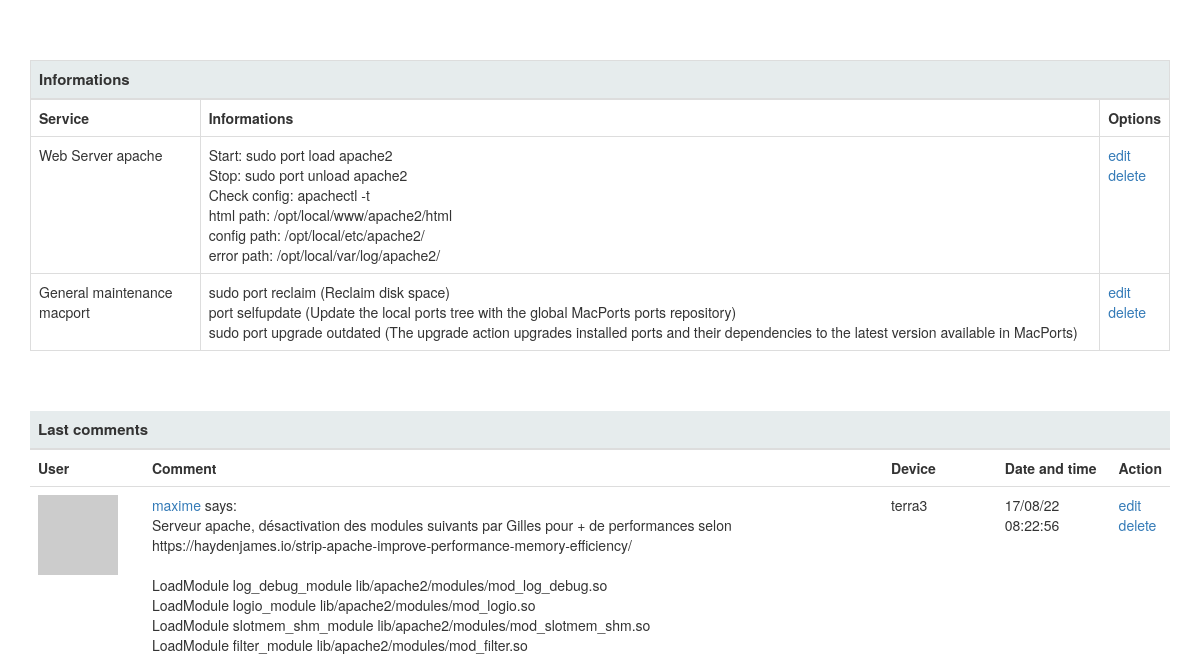
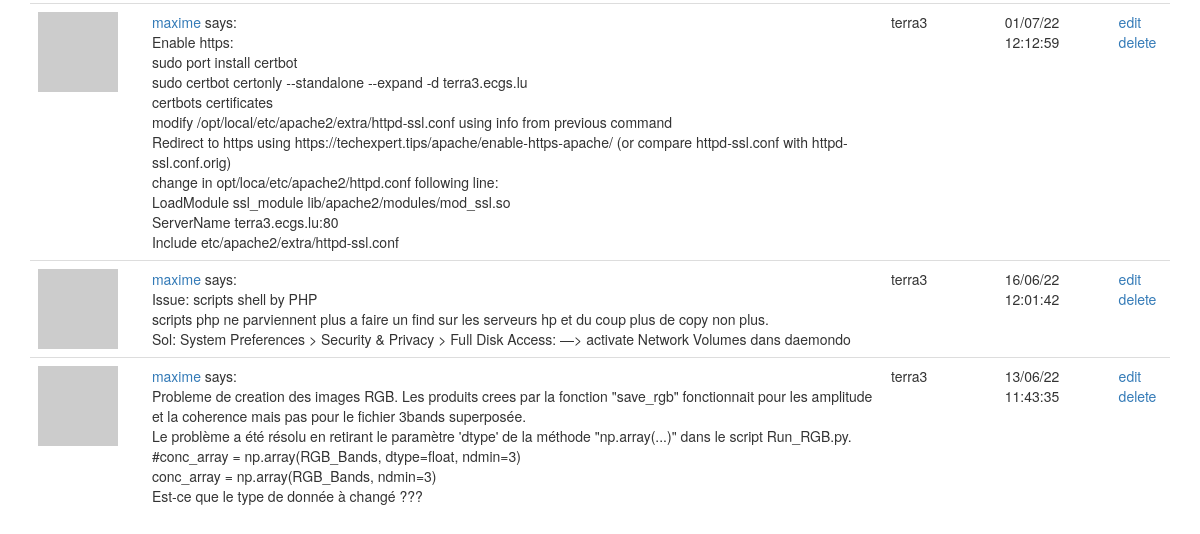
Page /dashboard/terra3 (signed in, lower part) on the earlier database version (2 pictures, top to bottom).
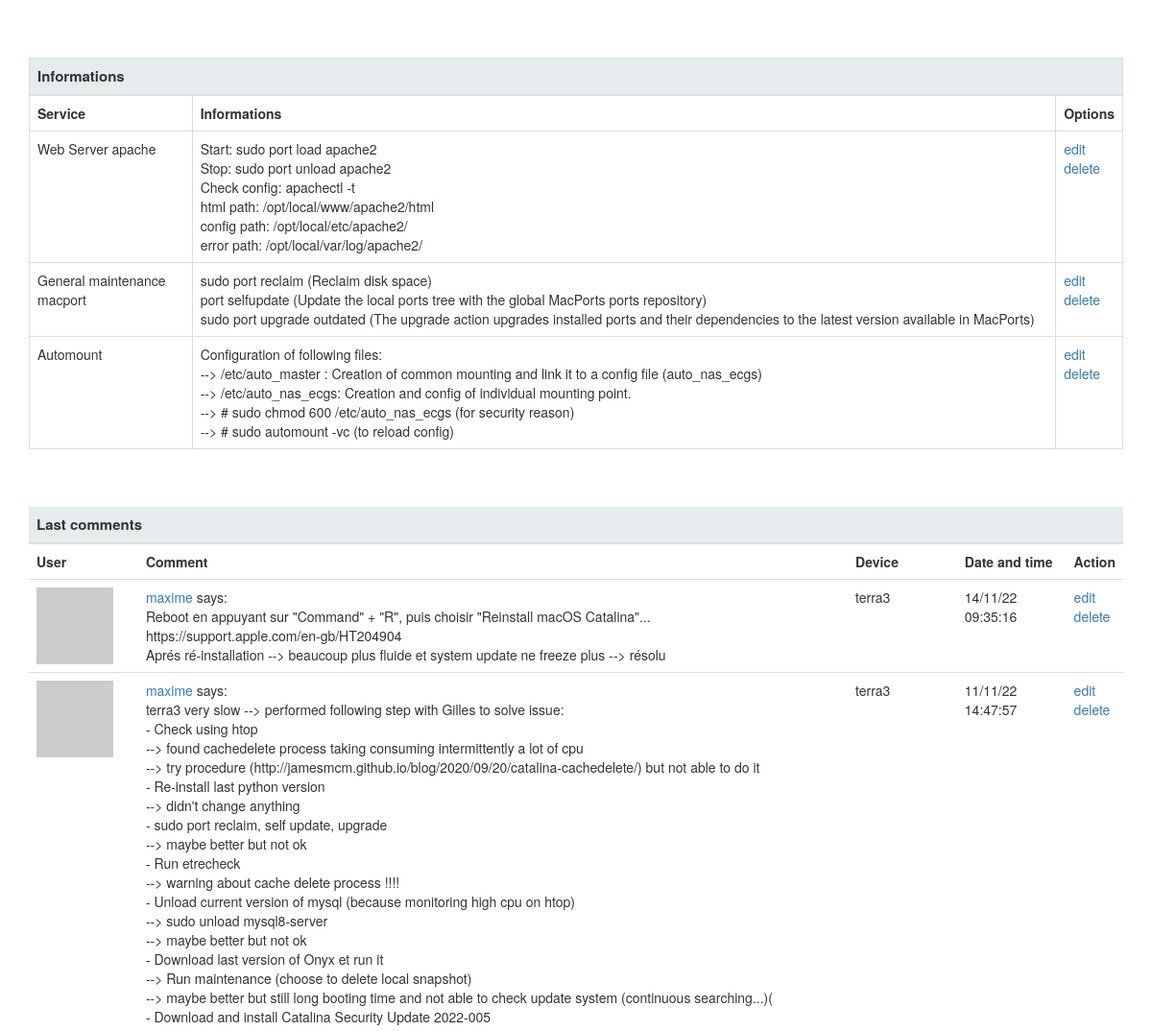
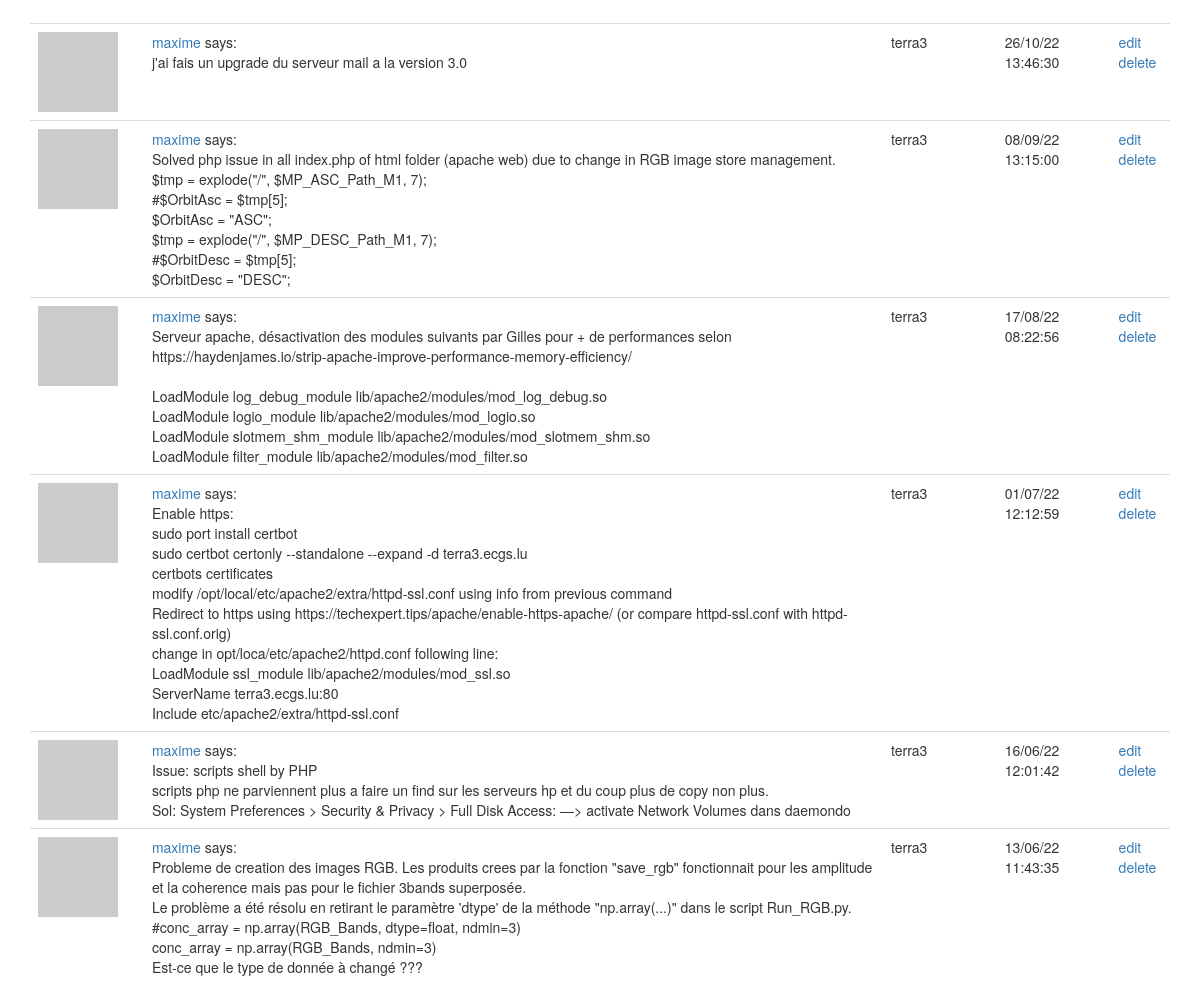
Same page on the later database version (2 pictures, top to bottom).
### webapp/models.py (models this page shows, shortened)
class Server_info(db.Model):
    id = db.Column(db.Integer, primary_key=True)
    service = db.Column(db.String(30))
    informations = db.Column(db.String(1000))
    server_name = db.Column(db.String(30), index=True)
    def get_picture(self, path):
        pictures = []
        if os.path.isdir(path):
            for file in os.listdir(path):
                pictures.append(file)
            return pictures
        else:
            return None
    def get_picture_fullpath(self):
        path = os.path.join(current_app.root_path + '/static/pictures/' + self.server_name + '/' + self.service)
        return path
    def get_picture_localpath(self):
        path = os.path.join('/pictures/' + self.server_name + '/' + self.service)
        return path

class Post(db.Model):
    id = db.Column(db.Integer, primary_key=True)
    body = db.Column(db.String(1000))
    timestamp = db.Column(db.DateTime, index=True, default=datetime.utcnow)
    user_id = db.Column(db.Integer, db.ForeignKey('user.id'))
    device = db.Column(db.String(30), index=True)

class User(UserMixin, db.Model):
    __tablename__ = 'user'
    id = db.Column(db.Integer, primary_key=True)
    username = db.Column(db.String(64), index=True, unique=True)
    email = db.Column(db.String(120), index=True, unique=True)
    password_hash = db.Column(db.String(128))
    posts = db.relationship('Post', backref='author', lazy='dynamic')
    about_me = db.Column(db.String(140))
    last_seen = db.Column(db.DateTime, default=datetime.utcnow)
    def avatar(self, size):
        digest = md5(self.email.lower().encode('utf-8')).hexdigest()
        return 'https://www.gravatar.com/avatar/{}?d=identicon&s={}'.format(
            digest, size)

### webapp/routes.py (the view)
@app.route('/dashboard/<server>')
@login_required
def server(server):
        server_x = Server.query.filter_by(name=server).first_or_404()
        posts = Post.query.order_by(Post.timestamp.desc()).filter_by(device=server)
        infos = Server_info.query.filter_by(server_name=server)
        return render_template('server.html', server=server_x, posts=posts, os=os, infos=infos)

### webapp/models.py (called while the page is built)
@login.user_loader
def load_user(id):
    return User.query.get(int(id))

    def ping_ip(self):
        response = os.system("ping -c 1 -t 2 " + self.address)
        if response == 0:
            return True
        else:
            return False

### webapp/routes.py (called while the page is built)
@app.before_request
def before_request():
    if current_user.is_authenticated:
        current_user.last_seen = datetime.utcnow()
        db.session.commit()

### webapp/templates/server.html (shortened to what this page needs)
{% extends "base.html" %}
{% block app_content %}
    <br></br>
<br></br>
        {% include "table_info_server.html" %}
        {% include "table_post.html" %}
{% endblock %}

### webapp/templates/table_info_server.html (shortened to what this page needs)
   <table class="table table-hover table-bordered title">
        <col style="width:15%">
        <col style="width:80%">
        <col style="width:5%">
        <thead>
                <tr>
                        <th colspan="3">Informations</th>
                </tr>
        </thead>
        <tbody>
                <tr >
                                <th>Service</th>
                                <th>Informations</th>
                                <th>Options</th>
                </tr>
                {% for info in infos %}
                <tr>
                        <td width="3rem">{{ info.service }} <br></td>
                        <td style="white-space: pre-line">{{ info.informations }}<br></td>
                        <td> <a href="{{ url_for('server_info_modify', id=info.id) }}" title="Modify">edit</a>
                                 <a href="{{ url_for('server_info_delete', id=info.id) }}" onclick="return confirm('Do you want to permanently delete this information: {{ info.service }}?');" title="Delete Informations">delete</a> </td>
                 </tr>
                {% endfor %}
        </tbody>
</table>
<br></br>

### webapp/templates/table_post.html
   <table class="table table-hover title">
        <col style="width:10%">
        <col style="width:65%">
        <col style="width:10%">
        <col style="width:10%">
        <col style="width:10%">
        <thead>
                <tr>
                        <th colspan="5">Last comments </th>
                </tr>
        </thead>
        <tbody>
                <tr >
                            <th>User</th>
                            <th>Comment</th>
                            <th>Device</th>
                            <th>Date and time</th>
                            <th>Action</th>
                </tr>
                {% for post in posts %}
                <tr>
                        <td width="3rem"><a href="{{ url_for('user', username=post.author.username) }}"><img src="{{ post.author.avatar(30) }}" /></a></td>
                        <td  style="white-space: pre-line"><a href="{{ url_for('user', username=post.author.username) }}">{{ post.author.username }}</a> says:<br>{{ post.body }}</td>
                        <td> {{ post.device }} </td>
                        <td class="date"> {{ post.timestamp.strftime("%d/%m/%y %X") }} </td>
                        <td><a href="{{ url_for('post_modify', id=post.id) }}" title="Modify Comment">edit</a>
                        <a href="{{ url_for('post_delete', id=post.id) }}" onclick="return confirm('Do you want to permanently delete the comment: {{ post.body }}?');" title="Delete Comment">delete</a>
                        </td>
                 </tr>
                {% endfor %}
        </tbody>
</table>

Differences in the rows shown:
added Server_info: service "Automount", informations "Configuration of following files: --> /etc/auto_master : Creation of common mounting and link it to a config file (auto_nas_ecgs) --> /etc/auto_nas_ecgs: Creation and config of individual mounting point. --> # sudo chmod 600 /etc/auto_nas_ecgs (for security reason) --> # sudo automount -vc (to reload config)"
added Post: author.username "maxime", body "Reboot en appuyant sur \"Command\" + \"R\", puis choisir \"Reinstall macOS Catalina\"... https://support.apple.com/en-gb/HT204904 Aprés ré-installation --> beaucoup plus fluide et system update ne freeze plus --> résolu", device "terra3", timestamp "14/11/22 09:35:16"
added Post: author.username "maxime", body "terra3 very slow --> performed following step with Gilles to solve issue: - Check using htop --> found cachedelete process taking consuming intermittently a lot of cpu --> try procedure (http://jamesmcm.github.io/blog/2020/09/20/catalina-cachedelete/) but not able to do it - Re-install last python version --> didn't change anything - sudo port reclaim, self update, upgrade --> maybe better but not ok - Run etrecheck --> warning about cache delete process !!!! - Unload current version of mysql (because monitoring high cpu on htop) --> sudo unload mysql8-server --> maybe better but not ok - Download last version of Onyx et run it --> Run maintenance (choose to delete local snapshot) --> maybe…", device "terra3", timestamp "11/11/22 14:47:57"
added Post: author.username "maxime", body "j'ai fais un upgrade du serveur mail a la version 3.0", device "terra3", timestamp "26/10/22 13:46:30"
added Post: author.username "maxime", body "Solved php issue in all index.php of html folder (apache web) due to change in RGB image store management. $tmp = explode(\"/\", $MP_ASC_Path_M1, 7); #$OrbitAsc = $tmp[5]; $OrbitAsc = \"ASC\"; $tmp = explode(\"/\", $MP_DESC_Path_M1, 7); #$OrbitDesc = $tmp[5]; $OrbitDesc = \"DESC\";", device "terra3", timestamp "08/09/22 13:15:00"
